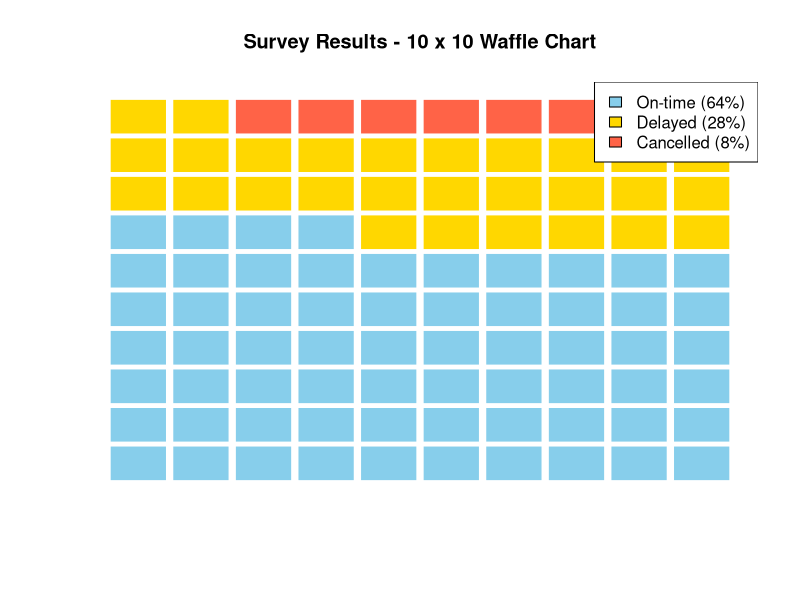

R code for this plot:
# Problem 45: 10 x 10 Waffle Chart

# Data
on_time <- 64
delayed <- 28
cancelled <- 8

# Create 100 cells
data <- c(
  rep("On-time", on_time),
  rep("Delayed", delayed),
  rep("Cancelled", cancelled)
)

# Create 10 x 10 matrix
waffle <- matrix(data, nrow = 10, ncol = 10)

# Display matrix
print(waffle)


# Plot waffle chart
plot(
  1:10,
  1:10,
  type = "n",
  xlim = c(0.5, 10.5),
  ylim = c(0.5, 10.5),
  xlab = "",
  ylab = "",
  main = "Survey Results - 10 x 10 Waffle Chart",
  axes = FALSE
)

# Draw cells
for (i in 1:10) {
  for (j in 1:10) {
    
    if (waffle[i, j] == "On-time") {
      cell_color <- "skyblue"
    } else if (waffle[i, j] == "Delayed") {
      cell_color <- "gold"
    } else {
      cell_color <- "tomato"
    }
    
    rect(
      i - 0.45, j - 0.45,
      i + 0.45, j + 0.45,
      col = cell_color,
      border = "white"
    )
  }
}

# Add legend
legend(
  "topright",
  legend = c("On-time (64%)",
             "Delayed (28%)",
             "Cancelled (8%)"),
  fill = c("skyblue", "gold", "tomato")
)
